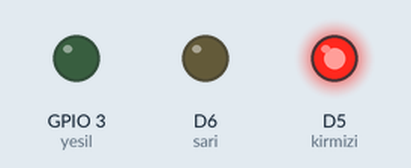
Bench run of a sketch on a simulated ESP8266 (NodeMCU). Parts: output pins drawn as LEDs (lit = HIGH).

Above: at 2.0 s.
At 5.5 s:
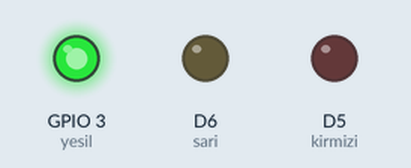
At 7.5 s:
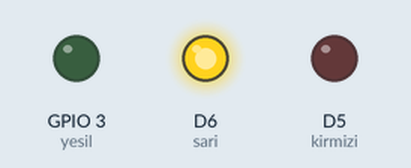
Timing chart, 0 to 10.4 s (numbered marks = the images above):
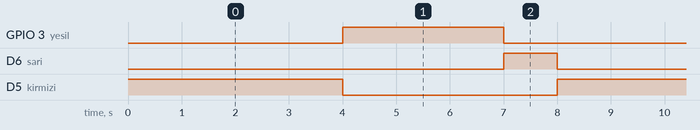

Measured:
- by itself, GPIO 3 (yesil): alternates HIGH for 3.0 s and LOW for 5.0 s
- by itself, D6 (sari): alternates HIGH for 1.0 s and LOW for 7.0 s
- by itself, D5 (kirmizi): alternates HIGH for 4.0 s and LOW for 4.0 s

The sketch:

dk0150_trafikLambasi.ino
```cpp
/*
  dk0150 — Trafik lambası
  Ne öğreneceğiz: Üç LED'i bir trafik lambası işi için birlikte kullanmak; sürelerin
    kodun anlamını değiştirdiğini görmek
  Malzeme: Deneyap Mini v2 kartı, Type-C USB kablosu, kırmızı LED, sarı LED, yeşil LED
    (setinde yoksa 3 LED yeter, rolleri pin adından ayırt edilir), 3 adet 220 ohm
    direnç, breadboard, 6 jumper kablo (Ders 1.4'ün D5/D6 devresi aynen kullanılır)
  Devre: Kırmızı LED uzun bacak (+) -> D5, kısa bacak (-) -> 220 ohm direnç -> GND
         Sarı LED    uzun bacak (+) -> D6, kısa bacak (-) -> 220 ohm direnç -> GND
         Yeşil LED   uzun bacak (+) -> D9, kısa bacak (-) -> 220 ohm direnç -> GND

  Şimdilik kara kutu (sonra açacağız):
    void    -> "fonksiyon" konusunda açılacak
    OUTPUT  -> buton dersinde, INPUT ile birlikte açılacak
  Bunlara şimdilik dokunma, sırası gelince tek tek açacağız.

  kaynak: ak0070_trafikLambasi (D:\Atolye\Arduino\01_arduinoGiris_ak)
*/

// --- KAVRAM ---
// Her LED'e adıyla sesleniyoruz; sayı yerine renk adını yazmak kodu okumayı kolaylaştırır
// Her adımda üç LED'in de durumunu yazıyoruz: kırmızı uzun, yeşil orta, sarı kısa bekler
const int kirmizi = D5;
const int sari = D6;
const int yesil = D9;

void setup() {
  pinMode(kirmizi, OUTPUT);
  pinMode(sari, OUTPUT);
  pinMode(yesil, OUTPUT);
}

void loop() {
  // Dur: kırmızı yanar, diğer iki LED söner
  digitalWrite(kirmizi, HIGH);
  digitalWrite(sari, LOW);
  digitalWrite(yesil, LOW);
  delay(4000);

  // Geç: yeşil yanar, diğer iki LED söner
  digitalWrite(kirmizi, LOW);
  digitalWrite(sari, LOW);
  digitalWrite(yesil, HIGH);
  delay(3000);

  // Hazırlan: sarı yanar, diğer iki LED söner
  digitalWrite(kirmizi, LOW);
  digitalWrite(sari, HIGH);
  digitalWrite(yesil, LOW);
  delay(1000);
}

// --- SEN YAP ---
// 1) Süreleri değiştir. Kırmızı daha uzun, sarı daha kısa, yeşil ortada kalacak başka
//    üç sayı seç. Trafik lambasının davranışı nasıl değişti?
// 2) Türkiye'deki sırayı kur: kırmızı -> kırmızı+sarı -> yeşil -> sarı -> kırmızı.
//    Kırmızı+sarı adımında iki LED'i aynı anda HIGH yap. Her adımda üç LED'in de
//    durumunu yazmayı unutma.

// --- MERAK KÖŞESİ ---
// OUTPUT neyi söylüyor? (2. tur)
// Ders 1.4'te (dk0030) OUTPUT'u ikinci bir pin için de yazmıştın: her pin kendi
// görevini kendi pinMode satırında alır. Bu derste üç pine de OUTPUT yazıyoruz, çünkü
// üçünde de yakıp söndürebileceğimiz birer LED var.
// OUTPUT'un daha ayrıntılı açıklaması buton dersinde (INPUT ile birlikte) gelecek.
```
